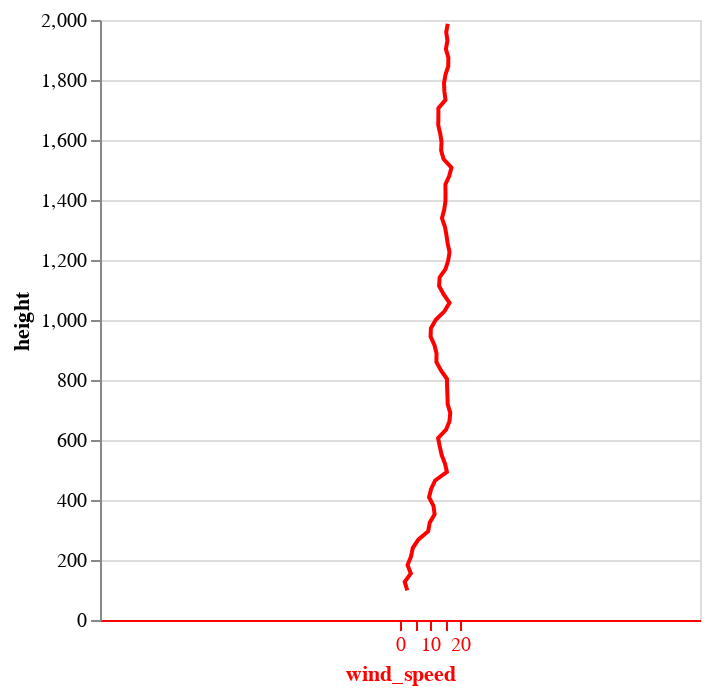

Write notebook code for a chart like this one.
### Code cell
winds_chart = alt.Chart(winds.query("height <= 2000")).mark_line(color='red').encode(
    alt.X('wind_speed:Q').scale(domain=[-100, 100]).axis(
        values=[0,5,10,15,20],
        domainColor='red',
        titleColor='red',
        labelColor='red',
        tickColor='red',
        grid=False
),
    alt.Y('height:Q'),
    order='height'
)
winds_chart
